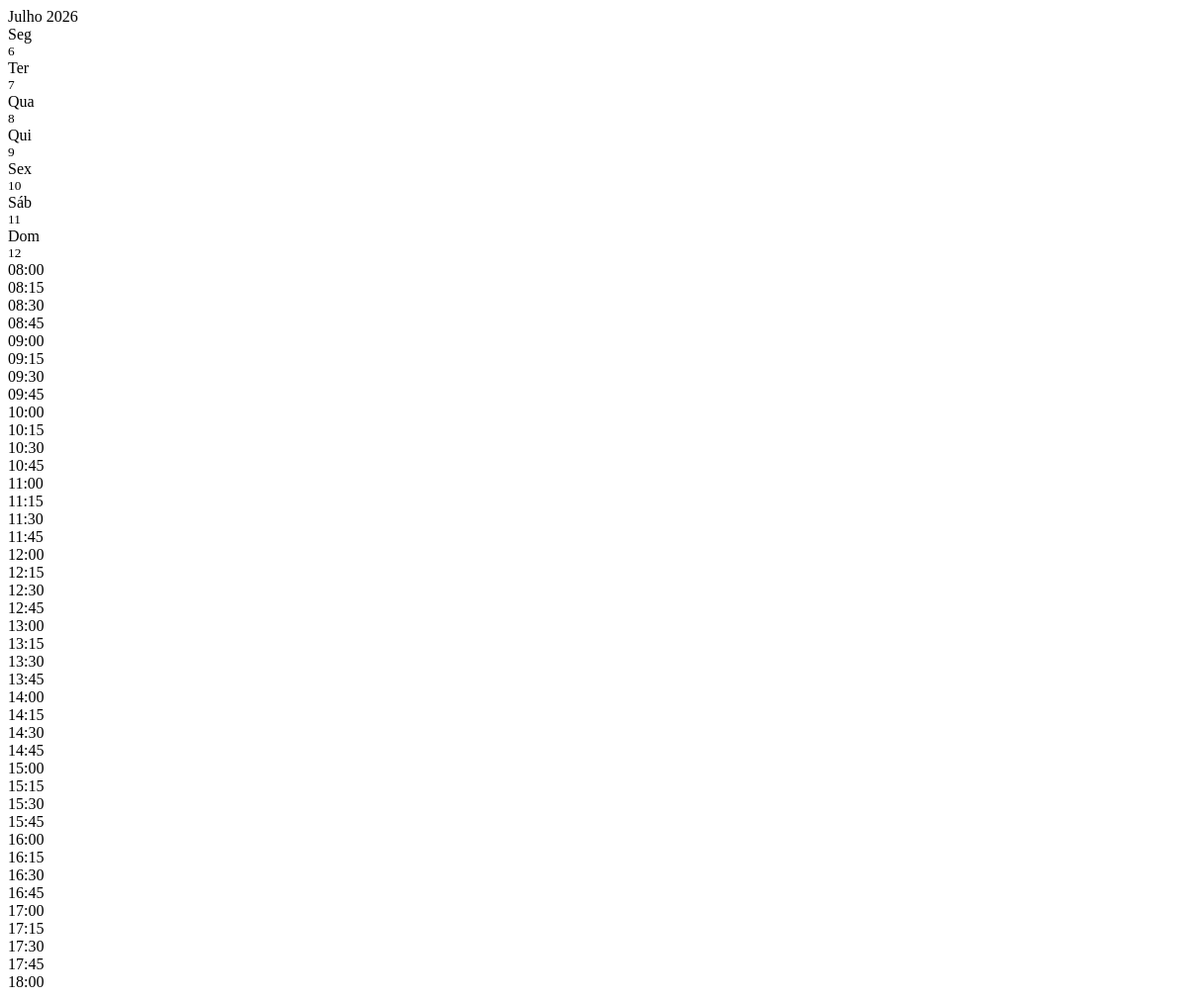
/agenda/parcial/ (signed in), run on an earlier commit of the app's database.
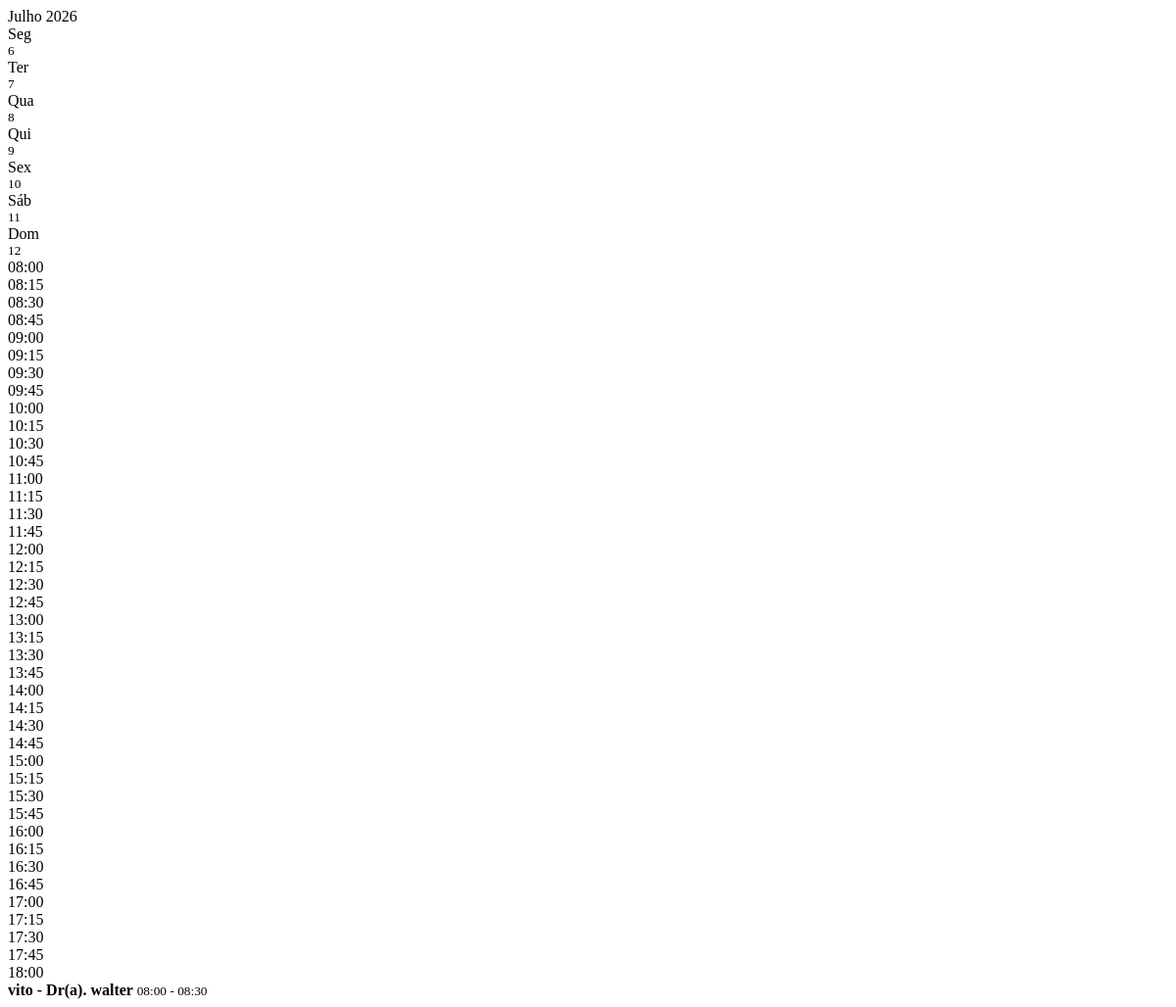
And on a later commit of the database.
### Clinica_Sorriso/models.py (models this page shows, shortened)
class Agendamento(models.Model):
    TIPO_CHOICES = (
        ("consulta", "Consulta"),
        ("retorno", "Retorno"),
    )
    STATUS_CHOICES = (
        ("pendente", "Pendente"),
        ("confirmado", "Confirmado"),
        ("atendido", "Atendido"),
        ("cancelado", "Cancelado"),
        ("retorno", "Retorno"),
    )
    paciente = models.ForeignKey(
        Paciente,
        on_delete=models.CASCADE,
        related_name="agendamentos"
    )
    profissional = models.ForeignKey(
        Profissional,
        on_delete=models.CASCADE
    )
    etiqueta = models.ForeignKey(
        "Etiqueta",
        on_delete=models.SET_NULL,
        null=True,
        blank=True,
        related_name="agendamentos",
        verbose_name="Etiqueta"
    )
    data = models.DateField()
    hora_inicio = models.TimeField()
    hora_fim = models.TimeField()
    tipo = models.CharField(
        max_length=20,
        choices=TIPO_CHOICES,
        default="consulta"
    )
    status = models.CharField(
        max_length=20,
        choices=STATUS_CHOICES,
        default="pendente"
    )
    observacoes = models.TextField(
        blank=True,
        null=True
    )

class Paciente(models.Model):
    nome = models.CharField(max_length=100, unique=True)
    telefone = models.CharField(max_length=20, blank=True)
    email = models.EmailField(blank=True)
    def __str__(self):
        return self.nome

class Profissional(models.Model):
    nome = models.CharField(max_length=100)
    def __str__(self):
        return self.nome

### Clinica_Sorriso/views.py (the view)
# urls.py: path("agenda/parcial/", views.agenda_parcial, name="agenda_parcial"),
@login_required
def agenda_parcial(request):
    semana = int(request.GET.get("semana", 0))
    data_str = request.GET.get("data")
    profissional_id = request.GET.get("profissional") or ""
    if data_str:
        data_base = datetime.strptime(data_str, "%Y-%m-%d").date()
    else:
        data_base = date.today() + timedelta(weeks=semana)
    inicio_semana = data_base - timedelta(days=data_base.weekday())
    fim_semana = inicio_semana + timedelta(days=6)
    profissionais = (
        Profissional.objects
        .all()
        .order_by("nome")
    )
    profissional_selecionado = None
    if profissional_id:
        profissional_selecionado = (
            profissionais
            .filter(id=profissional_id)
            .first()
        )
    horas = gerar_horas()
    nomes_dias = ["Seg", "Ter", "Qua", "Qui", "Sex", "Sáb", "Dom"]
    dias = []
    for i in range(7):
        dia = inicio_semana + timedelta(days=i)
        dias.append({
            "data": dia,
            "nome": nomes_dias[dia.weekday()],
            "num": dia.day,
        })
    agendamentos = (
        Agendamento.objects
        .select_related("paciente", "profissional")
        .filter(data__range=[inicio_semana, fim_semana])
    )
    if profissional_id:
        agendamentos = agendamentos.filter(profissional_id=profissional_id)
    agendamentos = preparar_agendamentos_grid(agendamentos, horas)
    return render(
        request,
        "Clinica_Sorriso/agenda/agenda_parcial.html",
        {
            "horas": horas,
            "dias": dias,
            "today": date.today(),
            "agendamentos": agendamentos,
            "semana": semana,
            "data_base": data_base,
            "inicio_expediente": "08:00",
            "fim_expediente": "18:00",
            "profissionais": profissionais,
            "profissional_id": profissional_id,
            "profissional_selecionado": profissional_selecionado,
        }
    )

### Clinica_Sorriso/verificador_de_usuario.py (called while the page is built)
def user_roles(request):
    if request.user.is_authenticated:
        return {
            'is_admin': request.user.groups.filter(name='Administrador').exists(),
            'is_dentista': request.user.groups.filter(name='Dentista').exists(),
            'is_recepcionista': request.user.groups.filter(name='Recepcionista').exists(),
        }
    return {
        'is_admin': False,
        'is_dentista': False,
        'is_recepcionista': False,
    }

### Clinica_Sorriso/views.py (called while the page is built)
def gerar_horas():
    horas = []
    for h in range(8, 19):
        horas.append({
            "valor": f"{h:02}:00",
            "cheia": True,
            "fechado": False,
        })
        if h < 18:
            for minuto in ("15", "30", "45"):
                horas.append({
                    "valor": f"{h:02}:{minuto}",
                    "cheia": False,
                    "fechado": False,
                })
    return horas

def preparar_agendamentos_grid(agendamentos, horas):
    mapa_horas = {
        h["valor"]: index + 1
        for index, h in enumerate(horas)
    }
    for ag in agendamentos:
        hora_inicio = ag.hora_inicio.strftime("%H:%M")
        hora_fim = ag.hora_fim.strftime("%H:%M") if ag.hora_fim else None
        ag.grid_row = mapa_horas.get(hora_inicio, 1) + 1
        ag.grid_col = ag.data.weekday() + 2
        if ag.hora_fim:
            inicio_dt = datetime.combine(ag.data, ag.hora_inicio)
            fim_dt = datetime.combine(ag.data, ag.hora_fim)
            minutos = (fim_dt - inicio_dt).total_seconds() / 60
            if minutos <= 0:
                minutos = 15
        else:
            minutos = 15
        ag.grid_span = max(1, math.ceil(minutos / 15))
    return agendamentos

### Clinica_Sorriso/templates/Clinica_Sorriso/agenda/agenda_parcial.html (shortened to what this page needs)
<span id="labelDataAtual">
    {{ dias.0.data|date:"F Y" }}
</span>
<div class="agenda-wrapper">
    <div class="agenda-header">
        <div>
            {% for dia in dias %}
                <div class="{% if dia.data == today %}dia-hoje{% endif %}">
                    {{ dia.nome }}<br>
                    <small>{{ dia.num }}</small>
                </div>
            {% endfor %}
        </div>
        <div class="agenda-body">
            {% for hora in horas %}
                <div class="hora {% if hora.cheia %}hora-cheia-label{% endif %}"
                    style="grid-column: 1; grid-row: {{ forloop.counter|add:1 }};">
                    {{ hora.valor }}
                </div>
            {% endfor %}
        {% for ag in agendamentos %}
            <div class="agendamento status-{{ ag.status }}"
                data-id="{{ ag.id }}"
                style="grid-column: {{ ag.grid_col }}; grid-row: {{ ag.grid_row }} / span {{ ag.grid_span }};"
                onclick="event.stopPropagation(); abrirDetalhesAgendamento({{ ag.id }});">
                <strong>
                    {{ ag.paciente }}
                    {% if not profissional_id and ag.profissional %}
                        - Dr(a). {{ ag.profissional }}
                    {% endif %}
                </strong>
                <small>{{ ag.hora_inicio|time:"H:i" }} - {{ ag.hora_fim|time:"H:i" }}</small>
            </div>
        {% endfor %}
    </div>
</div>

What changed in the data, as far as the page shows it:
added Agendamento: paciente "vito", profissional "walter", hora_inicio "08:00", hora_fim "08:30"
